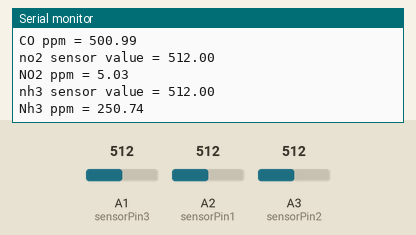
A sketch run on a simulated Arduino Uno, built with avr-gcc and run on an emulated ATmega328P. Parts: the last lines printed to the serial monitor. Inputs (shaded band) come from the test bench; at power-on: A1 (sensorPin3) = 512, A2 (sensorPin1) = 512, A3 (sensorPin2) = 512.

Above: at 3.8 s.
3.9 s: A1 (sensorPin3) set to 716
At 6.9 s:
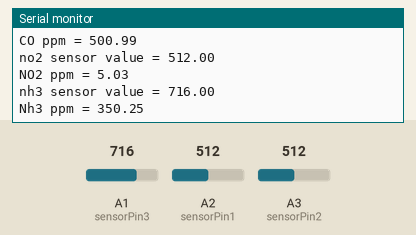
7.9 s: A2 (sensorPin1) set to 716
11.9 s: A3 (sensorPin2) set to 716
At 13.2 s:
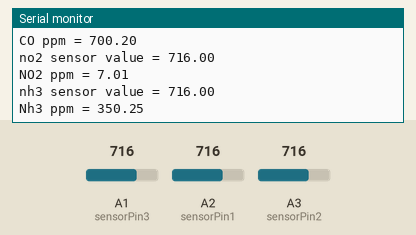
15.9 s: A1 (sensorPin3) set to 900
At 19.6 s:
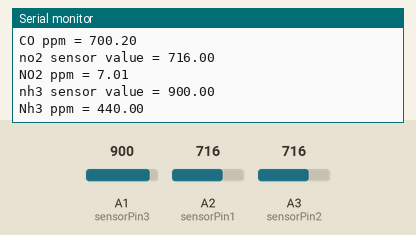
19.9 s: A2 (sensorPin1) set to 900
23.9 s: A3 (sensorPin2) set to 900
At 25.9 s:
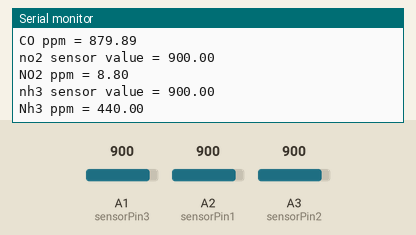
Timing chart, 0 to 27.4 s (numbered marks = the images above; inputs shaded):
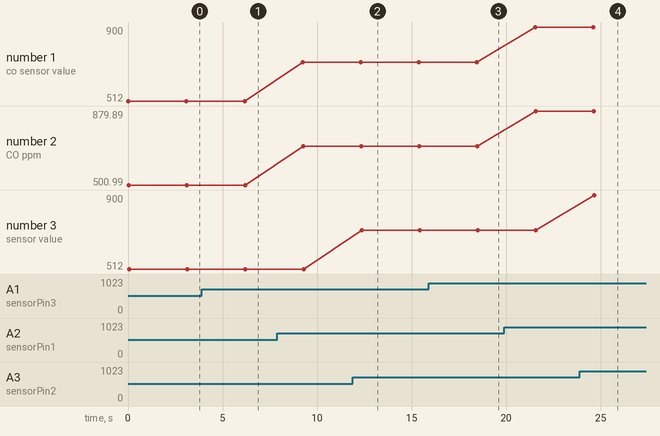

The sketch:

mics.ino
```cpp
int sensorPin3 = A1; // select the input pin for the NH3
int sensorPin1 = A2; // select the input pin for the CO
int sensorPin2 = A3; // select the input pin for the NO2


void setup() {

pinMode(sensorPin1, INPUT);
pinMode(sensorPin2, INPUT);
pinMode(sensorPin3, INPUT);
Serial.begin(9600);
Serial.println("initialization") ;

}

void loop() {
// read the value from the sensor:

float sensorValue1 = analogRead(sensorPin1);
float sensorValue2 = analogRead(sensorPin2);
float sensorValue3 = analogRead(sensorPin3);
float no2 = 0.05+ sensorValue2*((10-0.05)/1023.00);
float co = 1.00 + sensorValue1*((1000.0-1.00)/1023.00);
float nh3 = 1.00 + sensorValue3*((500.0-1.0)/1023.00);

Serial.println("co sensor value = " + String(sensorValue1)) ;
Serial.print("CO ppm = ") ;
Serial.println(co);
Serial.println("");
Serial.println("no2 sensor value = " + String(sensorValue2)) ;
Serial.print("NO2 ppm = ") ;
Serial.println(no2);
Serial.println("");
Serial.println("nh3 sensor value = " + String(sensorValue3)) ;
Serial.print("Nh3 ppm = ") ;
Serial.println(nh3);
delay(3000);

}
```

Measured:
- after the input at 3.9 s, the serial monitor: prints a new line after 2.4 s (image 1)
- after the input at 11.9 s, the serial monitor: prints a new line after 0.46 s (image 2)
- after the input at 15.9 s, the serial monitor: prints a new line after 2.7 s (image 3)
- after the input at 23.9 s, the serial monitor: prints a new line after 0.75 s (image 4)
- plotted number 2: 500.99 → 700.2 after the input at 7.9 s, 700.2 → 879.89 after the input at 19.9 s
